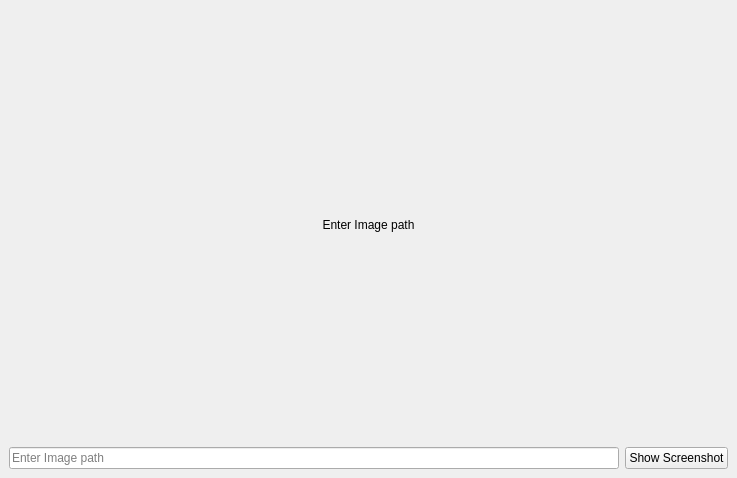
<?xml version="1.0" encoding="UTF-8"?>
<ui version="4.0">
 <class>MainWindow</class>
 <widget class="QMainWindow" name="MainWindow">
  <property name="geometry">
   <rect>
    <x>0</x>
    <y>0</y>
    <width>737</width>
    <height>478</height>
   </rect>
  </property>
  <property name="sizePolicy">
   <sizepolicy hsizetype="Maximum" vsizetype="Maximum">
    <horstretch>0</horstretch>
    <verstretch>0</verstretch>
   </sizepolicy>
  </property>
  <property name="windowTitle">
   <string>MainWindow</string>
  </property>
  <widget class="QWidget" name="ui">
   <property name="minimumSize">
    <size>
     <width>300</width>
     <height>200</height>
    </size>
   </property>
   <layout class="QVBoxLayout" name="verticalLayout">
    <item>
     <widget class="QLabel" name="label">
      <property name="text">
       <string>Enter Image path</string>
      </property>
      <property name="alignment">
       <set>Qt::AlignCenter</set>
      </property>
     </widget>
    </item>
    <item>
     <layout class="QHBoxLayout" name="horizontalLayout">
      <item>
       <widget class="QLineEdit" name="lineEdit">
        <property name="placeholderText">
         <string>Enter Image path</string>
        </property>
       </widget>
      </item>
      <item>
       <widget class="QPushButton" name="pushButton">
        <property name="text">
         <string>Show Screenshot</string>
        </property>
       </widget>
      </item>
     </layout>
    </item>
   </layout>
  </widget>
 </widget>
 <resources/>
 <connections/>
</ui>
